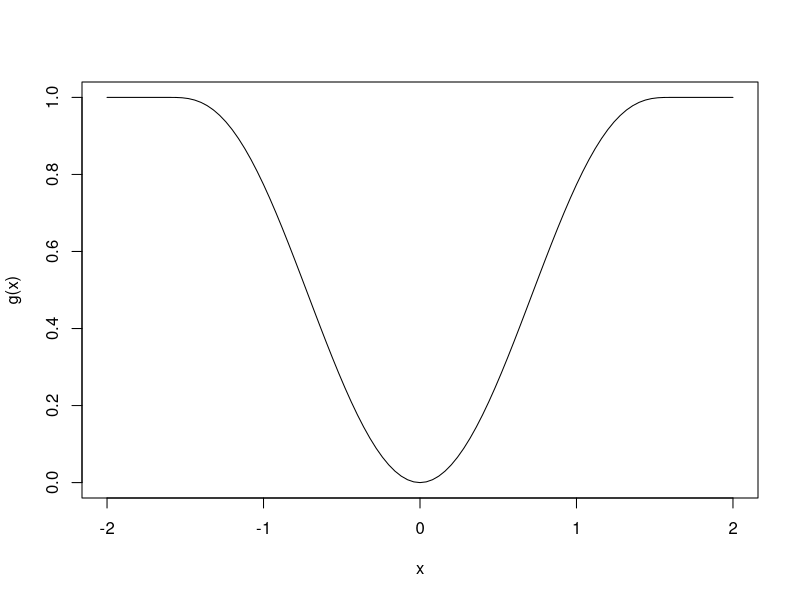
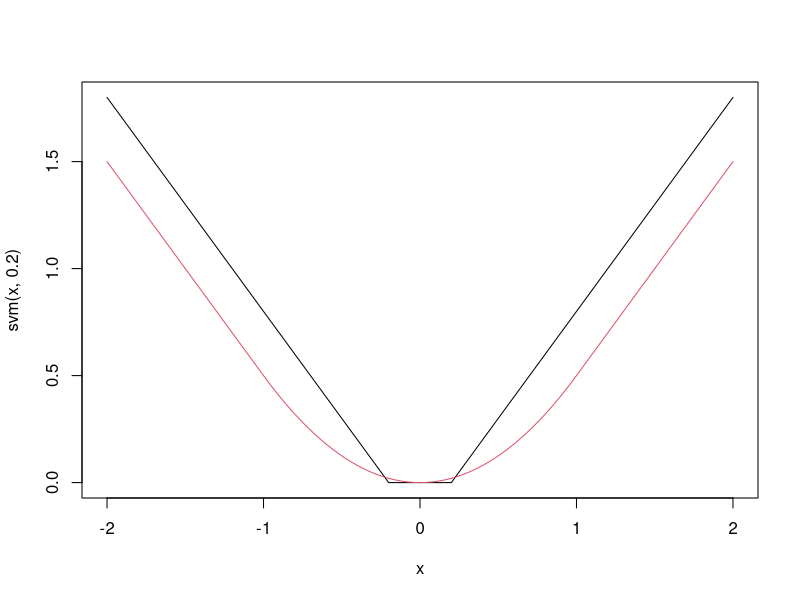
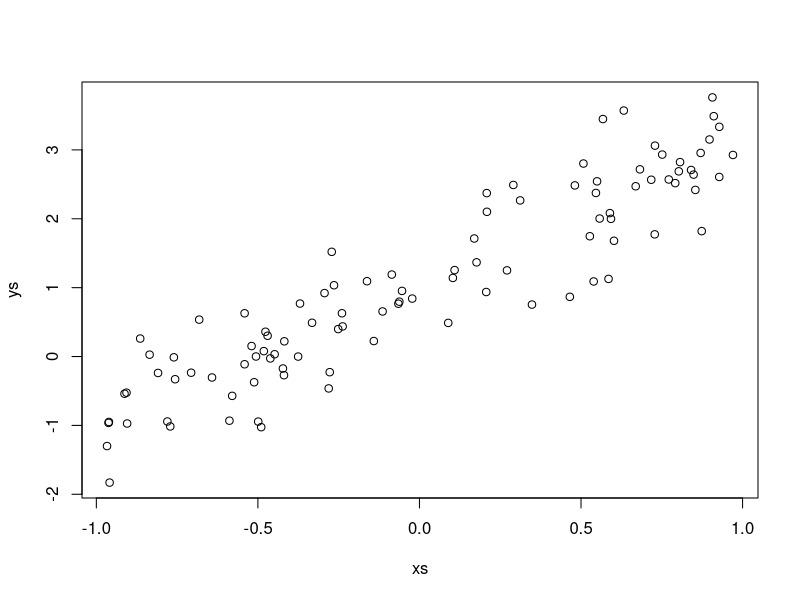
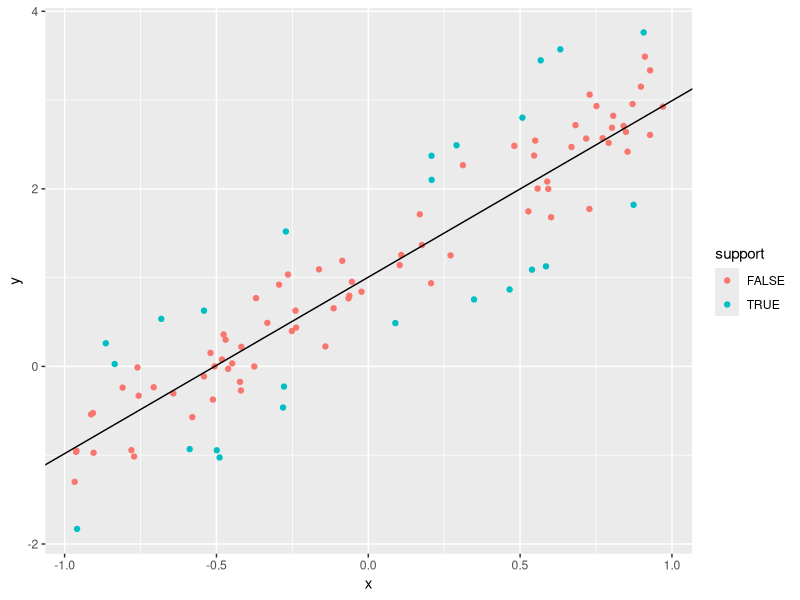
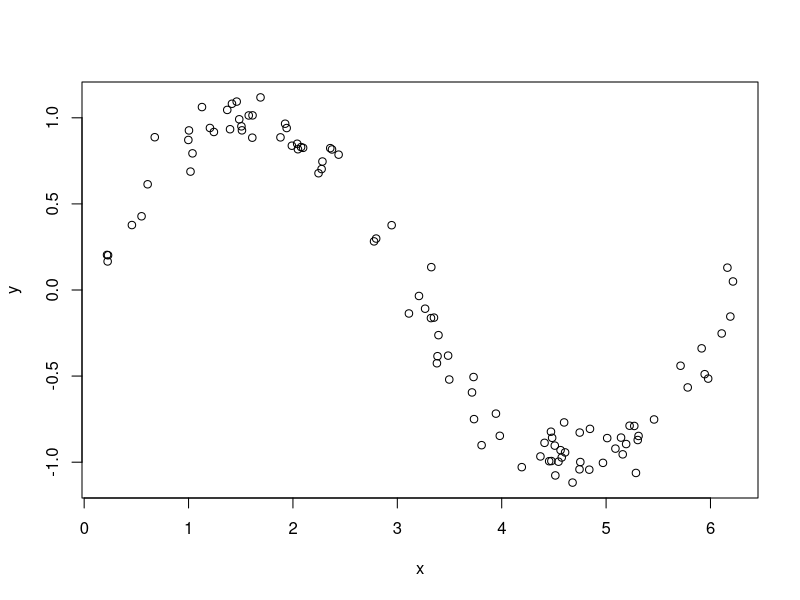
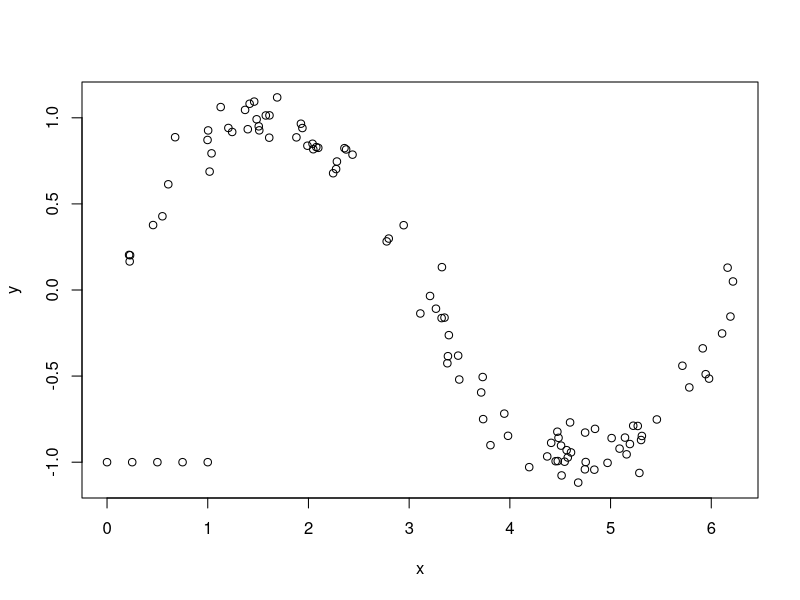
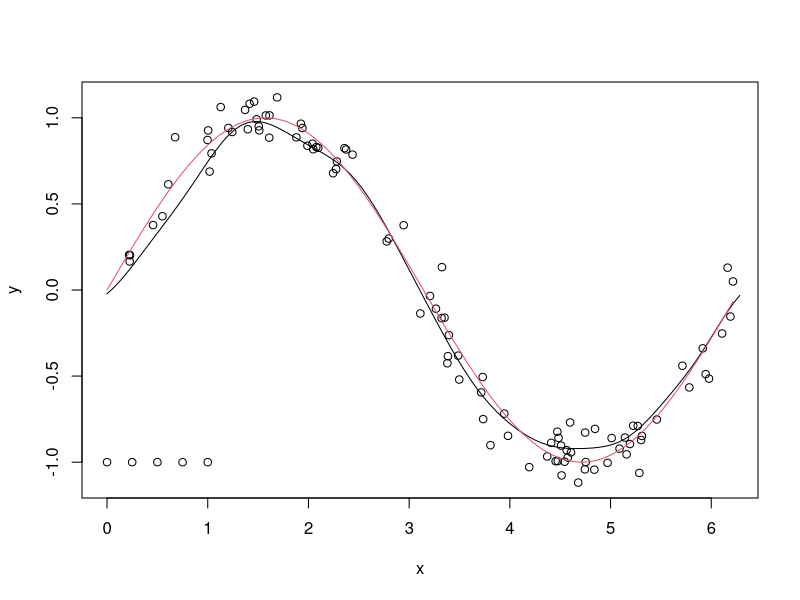
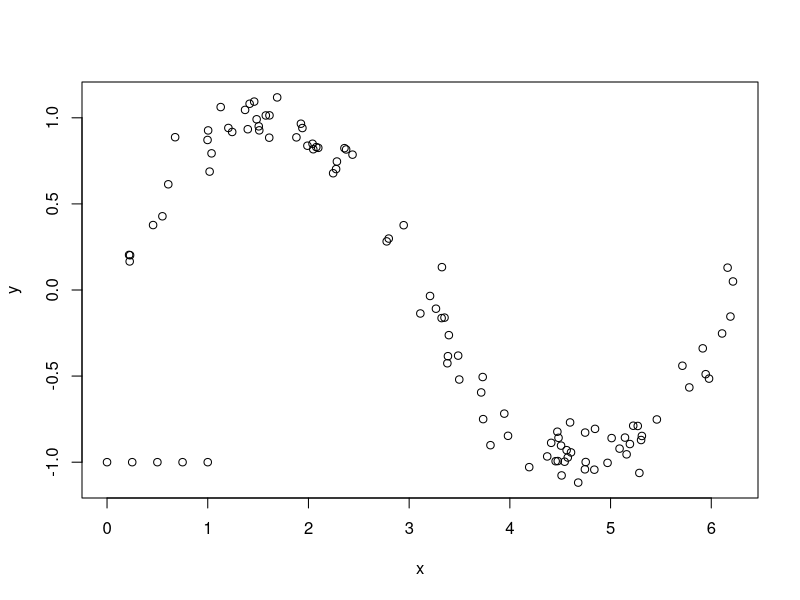

The R script that drew these images, in order:
## ---- chunk 1
curve(robustbase::Mchi(x, cc = 1.6, psi = "bisquare"), from = -2, to = 2,
      ylab = "g(x)")
## ---- chunk 2
svm <- function(x, epsilon = 1) {
  pmax(0, abs(x) - epsilon)
}
curve(svm(x, .2), from = -2, to = 2)
curve(robustbase::Mchi(x, psi = "huber", cc = 1), add = T, col = 2)
## ---- chunk 3
sigma <- matrix(rnorm(9), ncol = 3)
sigma <- t(sigma) %*% sigma
dd <- matrix(MASS::mvrnorm(100 * 3, mu = c(0,0,0), Sigma = sigma), ncol = 3)
cor(dd)
df <- data.frame(dd)
library(tidyverse)
df <- mutate(df, response = 1 + 2 * X1 + 3 * X2 + 4 * X3 + 8 * rt(100, 4))
summary(lm(response ~ ., data =df))
## ---- chunk 4
svm_error <- function(beta) {
  yhat <- beta[1] + dd %*% beta[2:4]
  lambda * sum(svm(df$response - yhat, epsilon = 1)) + sum(beta[2:4]^2)
}
lambda <- 1
optim(par = c(1,2,3,4), fn = svm_error)
## ---- chunk 5
svm_error <- function(beta, lambda, dd_train, df_train) {
  yhat <- beta[1] + dd_train %*% beta[2:4]
  lambda * sum(svm(df_train$response - yhat, epsilon = .5)) + sum(beta[2:4]^2)
}
svm_rmse <- replicate(100, {
  train_indices <- sample(100, 75)
  test_indices <- (1:100)[-train_indices]
  dd_train <- dd[train_indices,]
  df_train <- df[train_indices,]
  dd_test <- dd[test_indices,]
  beta <- optim(par = c(1,2,3,4), fn = svm_error, 
                  lambda = lambda, 
                  dd_train = dd_train,
                  df_train = df_train)$par
  yhats <- beta[1] + dd_test %*% beta[2:4]
  errors <- df$response[test_indices] - yhats
  sqrt(mean(errors^2))
})
mean(svm_rmse)
## ---- chunk 6
svm_error <- function(beta, lambda, dd_train, df_train) {
  yhat <- beta[1] + dd_train %*% beta[2:4]
  lambda * sum(svm(df_train$response - yhat, epsilon = .5)) + sum(beta[2:4]^2)
}
sapply((2)^((-6):14), function(lambda) {

  svm_rmse <- replicate(100, {
    train_indices <- sample(100, 75)
    test_indices <- (1:100)[-train_indices]
    dd_train <- dd[train_indices,]
    df_train <- df[train_indices,]
    dd_test <- dd[test_indices,]
    beta <- optim(par = c(1,2,3,4), fn = svm_error, 
                  lambda = lambda, 
                  dd_train = dd_train,
                  df_train = df_train)$par
    yhats <- beta[1] + dd_test %*% beta[2:4]
    errors <- df$response[test_indices] - yhats
    sqrt(mean(errors^2))
  })
  c(lambda = lambda, mu = mean(svm_rmse), sdev = sd(svm_rmse))
})
## ---- chunk 7
lm_rmse <- replicate(100, {
  train_indices <- sample(100, 75)
  test_indices <- (1:100)[-train_indices]
  dd_train <- dd[train_indices,]
  df_train <- df[train_indices,]
  dd_test <- dd[test_indices,]
  mod <- lm(response ~ ., data = df_train)
  yhats <- predict(mod, newdata = df[test_indices,])
  errors <- df$response[test_indices] - yhats
  sqrt(mean(errors^2))
})
mean(lm_rmse)
## ---- chunk 8
xs <- runif(100, -1, 1)
ys <- 1 + 2 * xs + rnorm(100, 0, .5)
plot(xs, ys)
## ---- chunk 9
library(kernlab)
tuneGrid <- data.frame(C = 2^((-4):4))
df <- data.frame(x = xs, y = ys)
tuneGrid <- data.frame(C = 2^((-4):4))
caret::train(y ~ x,
             data = df,
             method = "svmLinear",
             tuneGrid = tuneGrid,
             preProcess = c("center", "scale")
              )
## ---- chunk 10
mod <- kernlab::ksvm(x = xs, 
                     y = ys, 
                     kernel = "vanilladot", #linear regression
                     scaled = FALSE, #for illustration purposes
                     C = 1,
                     epsilon = .1)
kernlab::alpha(mod)
kernlab::alphaindex(mod)
## ---- chunk 11
(-b(mod) + sum(alpha(mod) * xs[alphaindex(mod)] * 1.5)) 
predict(mod, newdata = 1.5)
## ---- chunk 12
mod <- kernlab::ksvm(x = xs, 
                     y = ys, 
                     kernel = "vanilladot", #linear regression
                     C = 1,
                     epsilon = .5)
alphaindex(mod)
## ---- chunk 13
df$support <- FALSE
df$support[kernlab::alphaindex(mod)] <- TRUE
which(abs(predict(mod, newdata = xs) - ys) > .5)
## ---- chunk 14
m <- (diff(predict(mod, newdata = c(1,2))))[1,1]
b <- predict(mod, newdata = 0)[1,1]
ggplot(df, aes(x = x, y = y, color = support)) + 
  geom_point() +
  geom_abline(slope = m, intercept = b)
## ---- chunk 15
set.seed(342020)
sigma <- matrix(rnorm(9), ncol = 3)
sigma <- t(sigma) %*% sigma
dd <- matrix(MASS::mvrnorm(50, mu = c(0,0,0), Sigma = sigma), ncol = 3)
df <- data.frame(dd)
df <- mutate(df, response = 1 + 2 * X1 + 3 * X2 + 4 * X3 + 8 * rt(10, 4))


library(kernlab)
tuneGrid <- data.frame(C = 2^((-4):4))
caret::train(response ~ ., 
             data = df,
             method = "svmLinear",
             tuneGrid = tuneGrid,
             preProcess = c("center", "scale")
              )
## ---- chunk 16
mod <- kernlab::ksvm(x = dd, 
                     y = df$response, 
                     kernel = "vanilladot", 
                     C = 0.25,
                     scaled = FALSE) #for illustrative purposes
kernlab::alpha(mod)
kernlab::alphaindex(mod)
## ---- chunk 17
x <- c(1,2,3)
ip <- function(x, y) {
  sum(x * y)
}
ips <- apply(dd[alphaindex(mod),], 1, function(y) ip(y,x))
-b(mod) + sum(alpha(mod) * ips)
predict(mod, newdata = matrix(c(1,2,3), nrow = 1))
## ---- chunk 18
sincurve <- data.frame(x = runif(100, 0, 2 * pi))
sincurve$y <- sin(sincurve$x) + rnorm(100, 0, .1)
plot(sincurve) 
## ---- chunk 19
sincurve <- rbind(sincurve, data.frame(x = seq(0, 1, length.out = 5), y = -1))
plot(sincurve)
## ---- chunk 20
c_mod <- caret::train(y ~ x, 
             data = sincurve,
             method = "svmRadial"
             )
c_mod$bestTune

svm_mod <- ksvm(x = sincurve$x, y = sincurve$y,
                C = c_mod$bestTune$C, 
                epsilon = .1, 
                sigma = c_mod$bestTune$sigma
                )
new_x <- seq(0, 2*pi, length.out = 100)
new_y <- predict(svm_mod, newdata = seq(0, 2 * pi, length.out = 100))
plot(sincurve)
points(new_x, new_y, type = "l")
curve(sin(x), add = T, col = 2)
## ---- chunk 21
plot(sincurve)
## ---- chunk 22
distances <- abs(3 - sincurve$x)
## ---- chunk 23
sincurve <- mutate(sincurve, d3 = abs( 3 - x))
arrange(sincurve, d3) %>% 
  top_n(n = 2, wt = -d3) 
## ---- chunk 24
new_xs <- seq(0, 2 * pi, length.out = 500)
new_ys <- sapply(new_xs, function(z) {
  sincurve <- mutate(sincurve, d3 = abs(z - x))
  arrange(sincurve, d3) %>% 
    top_n(n = 2, wt = -d3) %>% 
    pull(y) %>% 
    mean()
})
plot(sincurve$x, sincurve$y)
lines(new_xs, new_ys, type = "l")
## ---- chunk 25
mod <- knnreg(y ~ x, data = sincurve, k = 2)
predict(mod, newdata = data.frame(x = 3))
## ---- chunk 26
tune_k <- data.frame(k = 1:20)
knn_train <- train(y ~ x, 
                   trControl = trainControl(method = "repeatedcv", repeats = 5),
      data = sincurve, 
      method = "knn",
      tuneGrid = tune_k)
knn_train$results
## ---- chunk 27
best_k <- which.min(knn_train$results$RMSE)
one_sd <- knn_train$results$RMSE[best_k] + knn_train$results$RMSESD[best_k]
filter(knn_train$results, RMSE < one_sd) %>% 
  pull(k)
